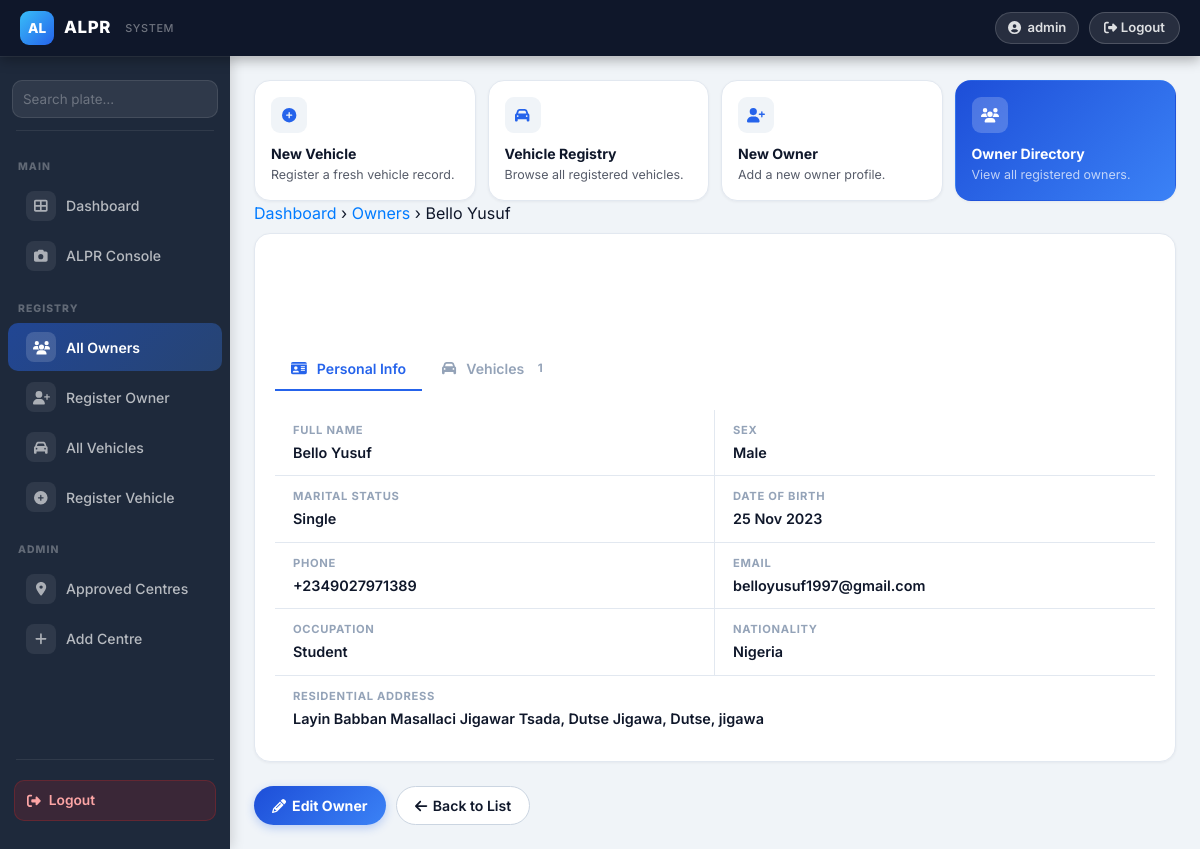
/owner-detail/2/owner/ (signed in), run on the app's committed database.
### owners/models.py (models this page shows, shortened)
class TimeModels(models.Model):
    created = models.DateTimeField(auto_now=False, auto_now_add=True)
    updated = models.DateTimeField(auto_now=True, auto_now_add=False)
    class Meta:
        abstract = True

class Owner(TimeModels):
    SEX_TYPE = (
        ("Male", "Male"),
        ("Female", "Female"),
    )
    MARITAL_STATUS = (
        ("Single", "Single"),
        ("Married", "Married"),
        ("Divorced", "Divorced"),
    )
    OCCUPATION = (
        ("Student", "Student"),
        ("Civil Servant", "Civil Servant"),
        ("Business", "Business"),
    )
    full_name = models.CharField(max_length=100)
    sex = models.CharField(choices=SEX_TYPE ,max_length=50)
    marital_status = models.CharField(choices=MARITAL_STATUS ,max_length=50)
    occupation = models.CharField(choices=OCCUPATION, max_length=50)
    date_of_birth = models.DateField(auto_now=False, auto_now_add=False, help_text="Date of Birth Format 2000-11-25")
    phone = models.CharField(max_length=20)
    email = models.EmailField(max_length=254)
    residential_address = models.CharField(max_length=50)
    state = models.CharField(max_length=50)
    local_government = models.CharField(("Local government"), max_length=50)
    nationality = models.CharField(max_length=50)
    class Meta:
        verbose_name = 'Owner'
        verbose_name_plural = 'Owners'

### owners/views.py (the view)
# urls.py: path("owner-detail/<int:pk>/owner/", OwnerRegistrationsDisplayViews.as_view(), name="owner-detail"),
class OwnerRegistrationsDisplayViews(LoginRequiredMixin, DetailView):
    model = Owner
    context_object_name = "owner"
    template_name = "content/owner_detail.html"

### owners/templates/content/owner_detail.html (shortened to what this page needs)
{% extends "base.html" %}
{% block content %}
{% include "include/header.html" %}
<div class="breadcrumb-trail mb-2">
  <a href="{% url 'dashboard' %}">Dashboard</a> <span>›</span>
  <a href="{% url 'owner-list' %}">Owners</a> <span>›</span> {{ owner.full_name }}
</div>
<div class="ui-card mb-4">
  <div style="background:linear-gradient(135deg,var(--alpr-navy) 0%,#1e3a8a 100%);padding:28px 28px 0;border-radius:var(--alpr-radius-lg) var(--alpr-radius-lg) 0 0;">
    <div style="display:flex;align-items:flex-end;gap:20px;padding-bottom:0;">
      <div style="width:72px;height:72px;border-radius:50%;background:linear-gradient(135deg,var(--alpr-sky),var(--alpr-blue));display:flex;align-items:center;justify-content:center;font-size:1.7rem;color:#fff;border:3px solid rgba(255,255,255,.25);flex-shrink:0;">
      </div>
      <div style="padding-bottom:20px;">
        <h2 style="color:#fff;font-weight:800;margin:0 0 4px;">{{ owner.full_name }}</h2>
        <div style="display:flex;gap:8px;flex-wrap:wrap;">
          <span class="badge-pill-blue" style="background:rgba(255,255,255,.15);color:rgba(255,255,255,.85);border:none;">{{ owner.occupation }}</span>
          <span class="badge-pill-blue" style="background:rgba(255,255,255,.15);color:rgba(255,255,255,.85);border:none;">{{ owner.state }}</span>
          <span class="badge-pill-blue" style="background:rgba(255,255,255,.15);color:rgba(255,255,255,.85);border:none;">Registered {{ owner.created|date:"d M Y" }}</span>
        </div>
      </div>
    </div>
  </div>
  <div class="ui-card-body" style="padding-top:0;">
    <ul class="nav" id="ownerTabs" style="border-bottom:1px solid var(--alpr-border);margin-bottom:20px;gap:4px;">
      <li class="nav-item">
        <a class="owner-tab active" href="#info" data-tab="info">
          <i class="fas fa-id-card mr-1"></i> Personal Info
        </a>
      </li>
      <li class="nav-item">
        <a class="owner-tab" href="#vehicles" data-tab="vehicles">
          <i class="fas fa-car mr-1"></i> Vehicles
          <span class="tab-count">{{ owner.carregisteration_set.count }}</span>
        </a>
      </li>
    </ul>
    <div id="tab-info">
      <div class="info-grid">
        <div class="info-row"><span class="info-label">Full Name</span><span class="info-value">{{ owner.full_name }}</span></div>
        <div class="info-row"><span class="info-label">Sex</span><span class="info-value">{{ owner.sex }}</span></div>
        <div class="info-row"><span class="info-label">Marital Status</span><span class="info-value">{{ owner.marital_status }}</span></div>
        <div class="info-row"><span class="info-label">Date of Birth</span><span class="info-value">{{ owner.date_of_birth|date:"d M Y" }}</span></div>
        <div class="info-row"><span class="info-label">Phone</span><span class="info-value">{{ owner.phone }}</span></div>
        <div class="info-row"><span class="info-label">Email</span><span class="info-value">{{ owner.email }}</span></div>
        <div class="info-row"><span class="info-label">Occupation</span><span class="info-value">{{ owner.occupation }}</span></div>
        <div class="info-row"><span class="info-label">Nationality</span><span class="info-value">{{ owner.nationality }}</span></div>
        <div class="info-row" style="grid-column:1/-1;border-right:none;">
          <span class="info-label">Residential Address</span>
          <span class="info-value">{{ owner.residential_address }}, {{ owner.local_government }}, {{ owner.state }}</span>
        </div>
      </div>
    </div>
  </div>
</div>
<div class="d-flex gap-2 flex-wrap" style="gap:10px;">
  <a href="{% url 'owner-update' owner.id %}" class="btn-primary-ui"><i class="fas fa-pencil-alt"></i> Edit Owner</a>
  <a href="{% url 'owner-list' %}" class="btn-secondary-ui"><i class="fas fa-arrow-left"></i> Back to List</a>
</div>
{% endblock %}

### owners/templates/base.html (shortened to what this page needs)
{% load static %}
<!DOCTYPE html>
<html lang="en">
<head>
  <link rel="stylesheet" href="{% static 'css/bootstrap.css' %}">
  <link rel="stylesheet" href="{% static 'css/all.css' %}">
</head>
<body>
  <nav class="top-navbar">
    <div style="display:flex;align-items:center;gap:12px;">
      <a class="top-navbar-brand" href="{% url 'dashboard' %}">
        <div class="brand-icon">AL</div>
        <div>
          <div class="brand-name">ALPR</div>
        </div>
        <div class="brand-sub ml-1">SYSTEM</div>
      </a>
    </div>
    <div class="top-navbar-right">
      <span class="nav-user-pill d-none d-md-flex">
        <i class="fas fa-user-circle"></i>
        {{ request.user.username }}
      </span>
      <form method="post" action="{% url 'logout' %}" class="nav-logout-form">
        <button type="submit" class="nav-logout-btn">
          <i class="fas fa-sign-out-alt"></i> Logout
        </button>
      </form>
    </div>
  </nav>
  <aside class="sidebar" id="sidebar">
    <div class="sidebar-search">
      <form action="{% url 'search' %}" method="get">
        <div class="sidebar-search-inner">
          <input type="text" name="q" placeholder="Search plate…" autocomplete="off">
        </div>
      </form>
    </div>
    <div class="sidebar-divider"></div>
    <div class="sidebar-section-label">Main</div>
    <a href="{% url 'dashboard' %}" class="sidebar-link {% if request.resolver_match.view_name == 'dashboard' %}active{% endif %}">
      <span class="si"><i class="fas fa-th-large"></i></span> Dashboard
    </a>
    <a href="{% url 'alpr-upload' %}" class="sidebar-link {% if request.resolver_match.view_name == 'alpr-upload' %}active{% endif %}">
      <span class="si"><i class="fas fa-camera"></i></span> ALPR Console
    </a>
    <div class="sidebar-section-label">Registry</div>
    <a href="{% url 'owner-list' %}" class="sidebar-link {% if request.resolver_match.view_name in 'owner-list,owner-detail' %}active{% endif %}">
      <span class="si"><i class="fas fa-users"></i></span> All Owners
    </a>
    <a href="{% url 'owner-create' %}" class="sidebar-link {% if request.resolver_match.view_name == 'owner-create' %}active{% endif %}">
      <span class="si"><i class="fas fa-user-plus"></i></span> Register Owner
    </a>
    <a href="{% url 'car-list' %}" class="sidebar-link {% if request.resolver_match.view_name == 'car-list' %}active{% endif %}">
      <span class="si"><i class="fas fa-car"></i></span> All Vehicles
    </a>
    <a href="{% url 'car-create' %}" class="sidebar-link {% if request.resolver_match.view_name == 'car-create' %}active{% endif %}">
      <span class="si"><i class="fas fa-plus-circle"></i></span> Register Vehicle
    </a>
    <div class="sidebar-section-label">Admin</div>
    <a href="{% url 'state-list' %}" class="sidebar-link {% if request.resolver_match.view_name == 'state-list' %}active{% endif %}">
      <span class="si"><i class="fas fa-map-marker-alt"></i></span> Approved Centres
    </a>
    <a href="{% url 'state-create' %}" class="sidebar-link {% if request.resolver_match.view_name == 'state-create' %}active{% endif %}">
      <span class="si"><i class="fas fa-plus"></i></span> Add Centre
    </a>
    <div class="sidebar-divider" style="margin-top:auto;"></div>
    <div style="padding:12px 14px;">
      <form method="post" action="{% url 'logout' %}">
        <button type="submit" style="width:100%;display:flex;align-items:center;gap:8px;padding:9px 12px;background:rgba(220,38,38,.15);border:1px solid rgba(220,38,38,.25);border-radius:10px;color:#fca5a5;font-size:.86rem;font-weight:600;cursor:pointer;transition:background .15s;">
          <i class="fas fa-sign-out-alt"></i> Logout
        </button>
      </form>
    </div>
  </aside>
  <div class="main-content">
    <div class="page-body">
      {% block content %}{% endblock %}
    </div>
  </div>
</body>
</html>

### owners/static/css/all.css (style rules this page uses)
.fa-arrow-left:before { content: "\f060"; }
.fa-camera:before { content: "\f030"; }
.fa-car:before { content: "\f1b9"; }
.fa-id-card:before { content: "\f2c2"; }
.fa-plus:before { content: "\f067"; }
.fa-user-plus:before { content: "\f234"; }
.fa-users:before { content: "\f0c0"; }

### owners/templates/content/owner_detail.html (style rules this page uses)
.owner-tab { display: inline-flex; align-items: center; gap: 6px; padding: 10px 16px; color: var(--alpr-text-muted); font-size: .88rem; font-weight: 600; border-bottom: 2px solid transparent; margin-bottom: -1px; text-decoration: none; transition: color .15s, border-color .15s; }
.owner-tab.active { color: var(--alpr-blue); border-bottom-color: var(--alpr-blue); }
.tab-count { display: inline-flex; align-items: center; justify-content: center; min-width: 20px; height: 20px; padding: 0 5px; background: var(--alpr-bg); border-radius: var(--alpr-radius-full); font-size: .72rem; font-weight: 700; color: var(--alpr-text-muted); }

### data on the page
Owner: full_name "Bello Yusuf", carregisteration_set.count "1", sex "Male", marital_status "Single", date_of_birth "25 Nov 2023", phone "+2349027971389", email "belloyusuf1997@gmail.com", occupation "Student", nationality "Nigeria", residential_address "Layin Babban Masallaci Jigawar Tsada, Dutse Jigawa", local_government "Dutse", state "jigawa"

### other printed values
{{ request.user.username }} "admin"
